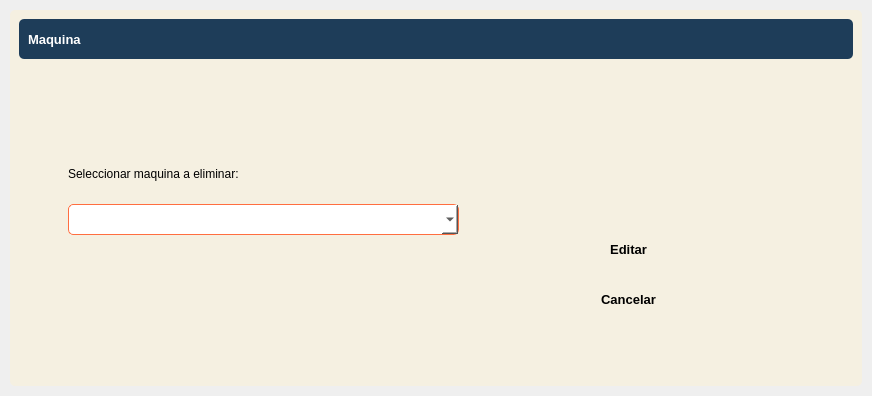
<?xml version="1.0" encoding="UTF-8"?>
<ui version="4.0">
 <class>DetailWindow</class>
 <widget class="QWidget" name="DetailWindow">
  <property name="geometry">
   <rect>
    <x>0</x>
    <y>0</y>
    <width>872</width>
    <height>396</height>
   </rect>
  </property>
  <property name="windowTitle">
   <string>Form</string>
  </property>
  <property name="styleSheet">
   <string notr="true">border-radius: 5px</string>
  </property>
  <layout class="QVBoxLayout" name="verticalLayout">
   <property name="spacing">
    <number>0</number>
   </property>
   <property name="leftMargin">
    <number>0</number>
   </property>
   <property name="topMargin">
    <number>0</number>
   </property>
   <property name="rightMargin">
    <number>0</number>
   </property>
   <property name="bottomMargin">
    <number>0</number>
   </property>
   <item>
    <widget class="QFrame" name="central_widget_frame">
     <property name="frameShape">
      <enum>QFrame::StyledPanel</enum>
     </property>
     <property name="frameShadow">
      <enum>QFrame::Raised</enum>
     </property>
     <layout class="QVBoxLayout" name="shadow_layout">
      <property name="spacing">
       <number>0</number>
      </property>
      <property name="leftMargin">
       <number>10</number>
      </property>
      <property name="topMargin">
       <number>10</number>
      </property>
      <property name="rightMargin">
       <number>10</number>
      </property>
      <property name="bottomMargin">
       <number>10</number>
      </property>
      <item>
       <widget class="QFrame" name="background_frame">
        <property name="styleSheet">
         <string notr="true">background-color: rgb(245, 240, 225);</string>
        </property>
        <property name="frameShape">
         <enum>QFrame::StyledPanel</enum>
        </property>
        <property name="frameShadow">
         <enum>QFrame::Raised</enum>
        </property>
        <layout class="QVBoxLayout" name="verticalLayout_2">
         <item>
          <widget class="QFrame" name="top_bar_frame">
           <property name="minimumSize">
            <size>
             <width>0</width>
             <height>40</height>
            </size>
           </property>
           <property name="maximumSize">
            <size>
             <width>16777215</width>
             <height>40</height>
            </size>
           </property>
           <property name="styleSheet">
            <string notr="true">background-color: #1e3d59;</string>
           </property>
           <property name="frameShape">
            <enum>QFrame::StyledPanel</enum>
           </property>
           <property name="frameShadow">
            <enum>QFrame::Raised</enum>
           </property>
           <layout class="QHBoxLayout" name="horizontalLayout_3">
            <item>
             <widget class="QLabel" name="title_label">
              <property name="font">
               <font>
                <pointsize>10</pointsize>
                <bold>true</bold>
               </font>
              </property>
              <property name="styleSheet">
               <string notr="true">color: white;</string>
              </property>
              <property name="text">
               <string>Maquina</string>
              </property>
             </widget>
            </item>
            <item>
             <widget class="QFrame" name="buttons_holder_frame">
              <property name="minimumSize">
               <size>
                <width>0</width>
                <height>30</height>
               </size>
              </property>
              <property name="maximumSize">
               <size>
                <width>113</width>
                <height>16777215</height>
               </size>
              </property>
              <property name="frameShape">
               <enum>QFrame::StyledPanel</enum>
              </property>
              <property name="frameShadow">
               <enum>QFrame::Raised</enum>
              </property>
              <widget class="QToolButton" name="minimize_button">
               <property name="geometry">
                <rect>
                 <x>10</x>
                 <y>0</y>
                 <width>22</width>
                 <height>22</height>
                </rect>
               </property>
               <property name="text">
                <string/>
               </property>
               <property name="icon">
                <iconset>
                 <normaloff>../../pys6-recipes-organizer/assets/icons/minimize-window.png</normaloff>../../pys6-recipes-organizer/assets/icons/minimize-window.png</iconset>
               </property>
               <property name="iconSize">
                <size>
                 <width>25</width>
                 <height>25</height>
                </size>
               </property>
              </widget>
              <widget class="QToolButton" name="restore_button">
               <property name="geometry">
                <rect>
                 <x>50</x>
                 <y>0</y>
                 <width>22</width>
                 <height>22</height>
                </rect>
               </property>
               <property name="text">
                <string/>
               </property>
               <property name="icon">
                <iconset>
                 <normaloff>../../pys6-recipes-organizer/assets/icons/restore-window.png</normaloff>../../pys6-recipes-organizer/assets/icons/restore-window.png</iconset>
               </property>
               <property name="iconSize">
                <size>
                 <width>25</width>
                 <height>25</height>
                </size>
               </property>
              </widget>
              <widget class="QToolButton" name="maximize_button">
               <property name="geometry">
                <rect>
                 <x>50</x>
                 <y>0</y>
                 <width>22</width>
                 <height>22</height>
                </rect>
               </property>
               <property name="text">
                <string/>
               </property>
               <property name="icon">
                <iconset>
                 <normaloff>../../pys6-recipes-organizer/assets/icons/maximize-window.png</normaloff>../../pys6-recipes-organizer/assets/icons/maximize-window.png</iconset>
               </property>
               <property name="iconSize">
                <size>
                 <width>25</width>
                 <height>25</height>
                </size>
               </property>
              </widget>
              <widget class="QToolButton" name="close_button">
               <property name="geometry">
                <rect>
                 <x>90</x>
                 <y>0</y>
                 <width>22</width>
                 <height>22</height>
                </rect>
               </property>
               <property name="text">
                <string/>
               </property>
               <property name="icon">
                <iconset>
                 <normaloff>../../pys6-recipes-organizer/assets/icons/close-window.png</normaloff>../../pys6-recipes-organizer/assets/icons/close-window.png</iconset>
               </property>
               <property name="iconSize">
                <size>
                 <width>25</width>
                 <height>25</height>
                </size>
               </property>
              </widget>
             </widget>
            </item>
           </layout>
          </widget>
         </item>
         <item>
          <widget class="QFrame" name="content_frame">
           <property name="frameShape">
            <enum>QFrame::StyledPanel</enum>
           </property>
           <property name="frameShadow">
            <enum>QFrame::Raised</enum>
           </property>
           <layout class="QVBoxLayout" name="verticalLayout_3">
            <item>
             <widget class="QFrame" name="frame">
              <property name="frameShape">
               <enum>QFrame::StyledPanel</enum>
              </property>
              <property name="frameShadow">
               <enum>QFrame::Raised</enum>
              </property>
              <widget class="QPushButton" name="add_edit_button_3">
               <property name="geometry">
                <rect>
                 <x>500</x>
                 <y>160</y>
                 <width>201</width>
                 <height>30</height>
                </rect>
               </property>
               <property name="font">
                <font>
                 <pointsize>10</pointsize>
                 <bold>true</bold>
                </font>
               </property>
               <property name="styleSheet">
                <string notr="true">QPushButton { 
background-color : #ff6e40;
color: white;
}
QPushButton::hover {background-color : #ffc13b};</string>
               </property>
               <property name="text">
                <string>Editar</string>
               </property>
               <property name="icon">
                <iconset>
                 <normaloff>../../pys6-recipes-organizer/assets/icons/plus.png</normaloff>../../pys6-recipes-organizer/assets/icons/plus.png</iconset>
               </property>
               <property name="iconSize">
                <size>
                 <width>20</width>
                 <height>20</height>
                </size>
               </property>
              </widget>
              <widget class="QPushButton" name="cancel_button">
               <property name="geometry">
                <rect>
                 <x>500</x>
                 <y>210</y>
                 <width>201</width>
                 <height>30</height>
                </rect>
               </property>
               <property name="font">
                <font>
                 <pointsize>10</pointsize>
                 <bold>true</bold>
                </font>
               </property>
               <property name="styleSheet">
                <string notr="true">QPushButton { 
background-color : #6b7b8c;
color: white;
}
QPushButton::hover {background-color : #ffc13b};</string>
               </property>
               <property name="text">
                <string>Cancelar</string>
               </property>
               <property name="icon">
                <iconset>
                 <normaloff>../../pys6-recipes-organizer/assets/icons/cancel.png</normaloff>../../pys6-recipes-organizer/assets/icons/cancel.png</iconset>
               </property>
               <property name="iconSize">
                <size>
                 <width>20</width>
                 <height>20</height>
                </size>
               </property>
              </widget>
              <widget class="QComboBox" name="comboBox">
               <property name="geometry">
                <rect>
                 <x>40</x>
                 <y>130</y>
                 <width>391</width>
                 <height>31</height>
                </rect>
               </property>
               <property name="styleSheet">
                <string notr="true">background-color: white;
border: 1px solid #ff6e40;</string>
               </property>
              </widget>
              <widget class="QLabel" name="label_4">
               <property name="geometry">
                <rect>
                 <x>40</x>
                 <y>90</y>
                 <width>171</width>
                 <height>20</height>
                </rect>
               </property>
               <property name="text">
                <string>Seleccionar maquina a eliminar:</string>
               </property>
              </widget>
             </widget>
            </item>
           </layout>
          </widget>
         </item>
        </layout>
       </widget>
      </item>
     </layout>
    </widget>
   </item>
  </layout>
 </widget>
 <resources/>
 <connections/>
</ui>
